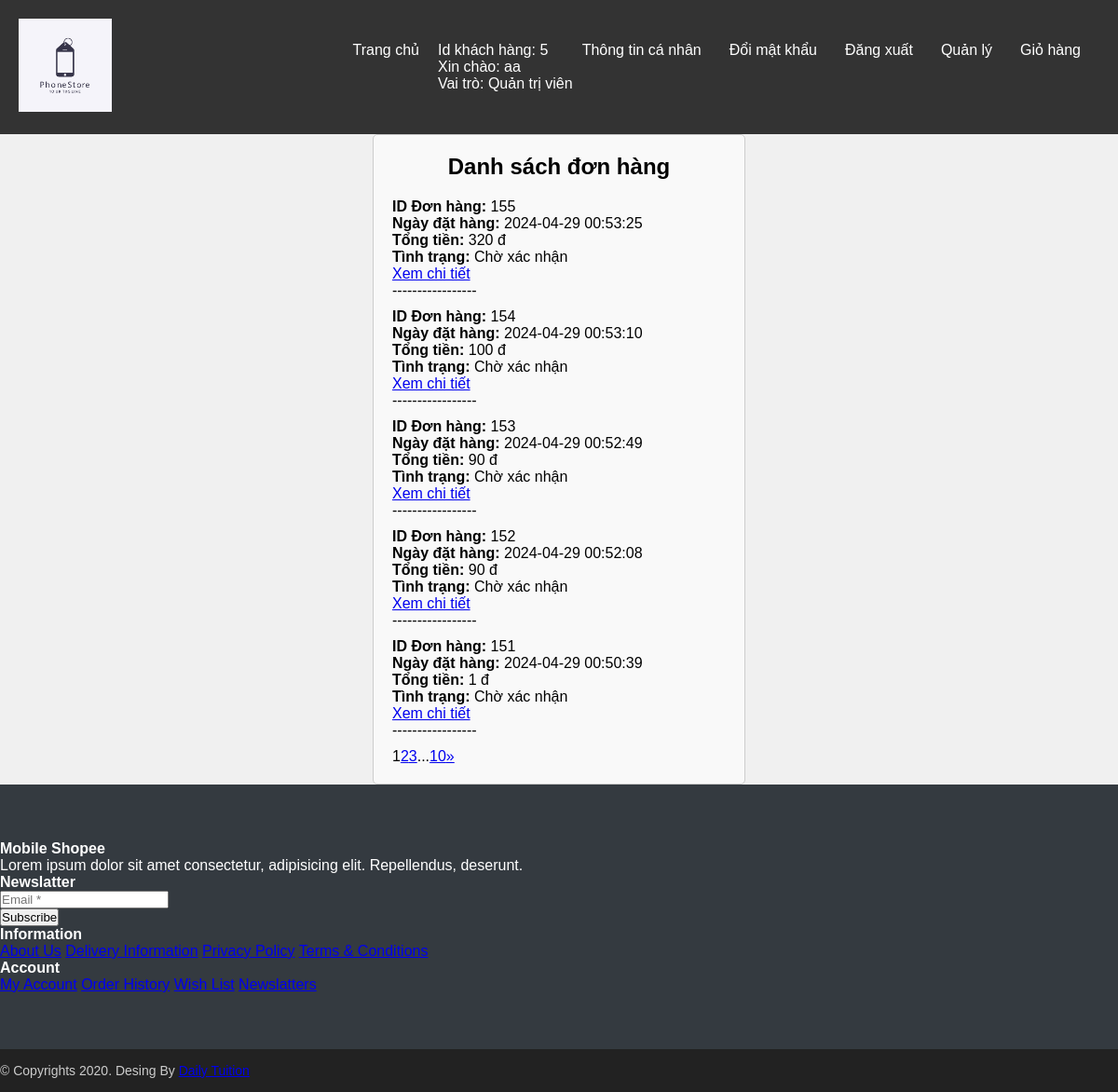
The page /user/index.php?ctrl=customerUserController&action=viewOrderList (signed in) on the database as committed earlier.
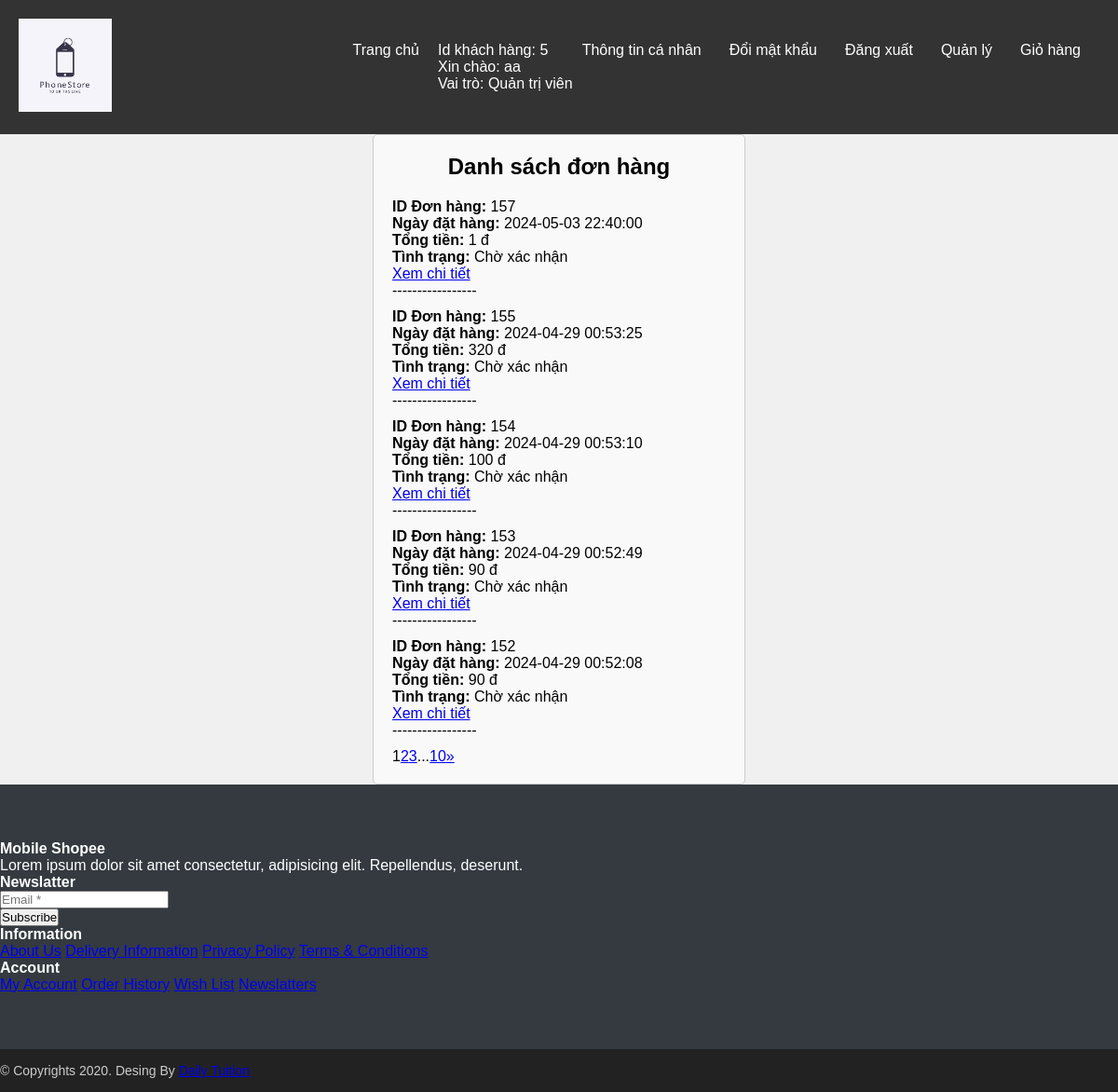
The same page on the database as committed later.
### tables this page shows
CREATE TABLE `don_dat_hang` (
  `id` int(11) NOT NULL,
  `id_khach_hang` int(11) DEFAULT NULL,
  `ngay` datetime DEFAULT NULL,
  `tong_tien` decimal(10,3) DEFAULT NULL,
  `ghi_chu` text DEFAULT NULL,
  `tinh_trang` varchar(224) DEFAULT NULL
);

### lib/session.php (called while the page is built, shortened)
<?php
class Session
{
    public static function getSessionValue($key)
    {
        if (isset($_SESSION[$key])) {
            return $_SESSION[$key];
        } else {
            return null;
        }
    }
}

### lib/database.php (called while the page is built, shortened)
<?php
class Database
{
    private $host = "localhost";
    private $username = "root";
    private $password = "";
    private $database = "phonestore";
    private $conn;
    public function __construct()
    {
        $this->conn = $this->connectDB();
    }
    private function connectDB()
    {
        $conn = mysqli_connect($this->host, $this->username, $this->password, $this->database);
        return $conn;
    }
    public function select($query)
    {
        $result = mysqli_query($this->conn, $query);
        if ($result) {
            $data = mysqli_fetch_all($result, MYSQLI_ASSOC);
            return $data;
        } else {
            die(mysqli_error($this->conn));
        }
    }
}

### user/model/customerUserModel.php (called while the page is built, shortened)
<?php
class customerUserModel
{
    private $db;
    public function __construct()
    {
        $this->db = new Database();
    }
    public function getCustomerByIdNguoiDung()
    {
        $id_nguoi_dung = Session::getSessionValue('login_id');
        $sql = "SELECT * FROM khach_hang WHERE id_nguoi_dung = $id_nguoi_dung";
        $result = $this->db->select($sql);
        return $result;
    }
    public function getOrdersByCustomerId($customerId)
    {
        $sql = "SELECT * FROM don_dat_hang WHERE id_khach_hang = $customerId";
        $result = $this->db->select($sql);
        return $result;
    }
    public function getTotalOrdersByCustomerId($customerId)
    {
        $sql = "SELECT COUNT(*) as total FROM don_dat_hang WHERE id_khach_hang = $customerId";
        $result = $this->db->select($sql);
        return $result[0]['total'];
    }
    public function getOrdersByCustomerIdPage($customerId, $limit, $offset)
    {
        $sql = "SELECT * FROM don_dat_hang
        WHERE id_khach_hang = $customerId
        Order by id desc
        LIMIT $limit OFFSET $offset";
        $result = $this->db->select($sql);
        return $result;
    }
}

### user/view/orderList.php (the view, shortened to what this page needs)
<!DOCTYPE html>
<html lang="vi">
<head>
</head>
<body>
    <div class="customer-info">
        <h2>Danh sách đơn hàng</h2>
        <?php
        if (!empty($orders)) {
            echo '<ul>';
            foreach ($orders as $order) {
                echo '<li>';
                echo '<label>ID Đơn hàng:</label> ' . $order['id'] . '<br>';
                echo '<label>Ngày đặt hàng:</label> ' . $order['ngay'] . '<br>';
                echo '<label>Tổng tiền:</label> ' . number_format($order['tong_tien']) . ' đ<br>';
                echo '<label>Tình trạng:</label> ' . $order['tinh_trang'] . '<br>';
                echo '<a href="index.php?ctrl=customerUserController&action=viewOrderDetail&id=' . $order['id'] . '">Xem chi tiết</a><br>';
                echo '-----------------';
                echo '</li>';
            }
            echo '</ul>';
        } else {
            echo '<p>Không có đơn hàng nào được tìm thấy cho khách hàng này.</p>';
        }
        ?>
        <div class="paginationOrderList">
            <?php
            $totalPages = ceil($total_orders / $item_per_page);
            $num_links_side = 2;
            for ($i = 1; $i <= $totalPages; $i++) {
                if ($i == $current_page) {
                    echo '<span>' . $i . '</span>';
                } else {
                    if ($i >= $current_page - $num_links_side && $i <= $current_page + $num_links_side) {
                        echo '<a href="index.php?ctrl=customerUserController&action=viewOrderList&id=' . $customerId  . '&page=' . $i . '">' . $i . '</a>';
                    } else if ($i == 1 || $i == $totalPages) {
                        echo '<a href="index.php?ctrl=customerUserController&action=viewOrderList&id=' . $customerId  . '&page=' . $i . '">' . $i . '</a>';
                    } else if ($i == $current_page - $num_links_side - 1 || $i == $current_page + $num_links_side + 1) {
                        echo '<span>...</span>';
                    }
                }
            }
            if ($current_page < $totalPages) {
                echo '<a href="index.php?ctrl=customerUserController&action=viewOrderList&id=' . $customerId  . '&page=' . ($current_page + 1) . '">&raquo;</a>';
            }
            ?>
        </div>
    </div>
</body>
</html>

### user/index.php (shortened to what this page needs)
<?php
include(__DIR__ . '/../lib/session.php');
include(__DIR__ . '/../lib/database.php');
?>
<!DOCTYPE html>
<html lang="vi">
<head>
    <link rel="stylesheet" href="https://code.jquery.com/ui/1.12.1/themes/base/jquery-ui.css">
    <link rel="stylesheet" href="style/homeStyle.css">
</head>
<body>
    <div class="header">
        <a href="" class="logo">
            <img src="../image/logo.jpg" alt="" height=100px width=100px>
        </a>
        <div class="menu">
            <ul class="menu-list">
                <li><a href="index.php?ctrl=productControllerUser" class="menu-item">Trang chủ</a></li>
                <?php
                $ten_dang_nhap = Session::getSessionValue('ten_dang_nhap');
                $id_khach_hang = Session::getSessionValue('id_khach_hang');
                $vai_tro = Session::getSessionValue('vai_tro');
                if ($ten_dang_nhap) {
                    echo 'Id khách hàng: ' . $id_khach_hang . '<br>';
                    echo 'Xin chào: ' . $ten_dang_nhap  . '<br>';
                    echo 'Vai trò: ' . $vai_tro . '<br>';
                    echo '<li><a href="index.php?ctrl=customerUserController" class="menu-item" >Thông tin cá nhân</a></li>';
                    echo '<li><a href="/login/index.php?ctrl=loginController&action=viewChangePassword" class="menu-item">Đổi mật khẩu</a></li>';
                    echo '<li><a href="/login/index.php?ctrl=loginController&action=logout" class="menu-item" >Đăng xuất</a></li>';
                    if ($vai_tro !== 'Khách hàng') {
                        echo '<li><a href="/admin/index.php" class="menu-item">Quản lý</a></li>';
                    }
                } else {
                    echo '<li><a href="/login/index.php?ctrl=loginController" class="menu-item">Đăng nhập</a></li>';
                }
                ?>
                <li> <a href="index.php?ctrl=cartController&action=showCart" class="menu-item">Giỏ hàng</a></li>
            </ul>
        </div>
    </div>
    <div class="content">
        <?php
        if (!isset($_GET['ctrl'])) {
            include 'controller/productControllerUser.php';
        } else {
            $ctrl = $_GET['ctrl'];
            include 'controller/' . $ctrl . '.php';
        }
        ?>
    </div>
    <footer id="footer" class="bg-dark text-white py-5">
        <div class="container">
            <div class="row">
                <div class="col-lg-3 col-12">
                    <h4 class="font-rubik font-size-20">Mobile Shopee</h4>
                    <p class="font-size-14 font-rale text-white-50">Lorem ipsum dolor sit amet consectetur, adipisicing elit. Repellendus, deserunt.</p>
                </div>
                <div class="col-lg-4 col-12">
                    <h4 class="font-rubik font-size-20">Newslatter</h4>
                    <form class="form-row">
                        <div class="col">
                            <input type="text" class="form-control" placeholder="Email *">
                        </div>
                        <div class="col">
                            <button type="submit" class="btn btn-primary mb-2">Subscribe</button>
                        </div>
                    </form>
                </div>
                <div class="col-lg-2 col-12">
                    <h4 class="font-rubik font-size-20">Information</h4>
                    <div class="d-flex flex-column flex-wrap">
                        <a href="#" class="font-rale font-size-14 text-white-50 pb-1">About Us</a>
                        <a href="#" class="font-rale font-size-14 text-white-50 pb-1">Delivery Information</a>
                        <a href="#" class="font-rale font-size-14 text-white-50 pb-1">Privacy Policy</a>
                        <a href="#" class="font-rale font-size-14 text-white-50 pb-1">Terms & Conditions</a>
                    </div>
                </div>
                <div class="col-lg-2 col-12">
                    <h4 class="font-rubik font-size-20">Account</h4>
                    <div class="d-flex flex-column flex-wrap">
                        <a href="#" class="font-rale font-size-14 text-white-50 pb-1">My Account</a>
                        <a href="#" class="font-rale font-size-14 text-white-50 pb-1">Order History</a>
                        <a href="#" class="font-rale font-size-14 text-white-50 pb-1">Wish List</a>
                        <a href="#" class="font-rale font-size-14 text-white-50 pb-1">Newslatters</a>
                    </div>
                </div>
            </div>
        </div>
    </footer>
    <div class="copyright text-center bg-dark text-white py-2">
        <p class="font-rale font-size-14">&copy; Copyrights 2020. Desing By <a href="#" class="color-second">Daily Tuition</a></p>
    </div>
</body>
</html>

### user/controller/customerUserController.php (shortened to what this page needs)
<?php
include(__DIR__ . '/../model/customerUserModel.php');
class CustomerUserController
{
    private $customerModel;
    public function __construct()
    {
        $this->customerModel = new customerUserModel();
    }
    public function viewOrderList()
    {
        $customer = $this->customerModel->getCustomerByIdNguoiDung();
        $customerId = $customer[0]['id'];
        $orders = $this->customerModel->getOrdersByCustomerId($customerId);
        $item_per_page = 5;
        $current_page = isset($_GET['page']) ? $_GET['page'] : 1;
        $total_orders = $this->customerModel->getTotalOrdersByCustomerId($customerId);
        $offset = ($current_page - 1) * $item_per_page;
        $orders = $this->customerModel->getOrdersByCustomerIdPage($customerId, $item_per_page, $offset);
        include __DIR__ . '/../view/orderList.php';
    }
}
$action = 'index';
if (isset($_GET['action'])) {
    $action = $_GET['action'];
}
$customerUserController = new CustomerUserController();
switch ($action) {
    case 'viewOrderList':
        $customerUserController->viewOrderList();
        break;
}

### user/style/homeStyle.css (style rules this page uses)
* { margin: 0; padding: 0; box-sizing: border-box; }
body { font-family: Arial, sans-serif; background-color: #f0f0f0; }
.header { background-color: #333; color: #fff; padding: 20px; display: flex; justify-content: space-between; align-items: center; }
.logo img { height: 100px; width: 100px; }
.menu ul { list-style-type: none; display: flex; }
.menu-item { text-decoration: none; color: #fff; padding: 10px; margin-right: 10px; }
#footer { background-color: #343a40; color: #fff; padding: 60px 0; }
.copyright { background-color: #222; color: #ccc; padding: 15px 0; font-size: 14px; }

### user/view/orderList.php (style rules this page uses)
.customer-info { width: 400px; margin: 0 auto; padding: 20px; border: 1px solid #ccc; border-radius: 5px; background-color: #f9f9f9; }
.customer-info h2 { text-align: center; margin-bottom: 20px; }
.customer-info ul { list-style-type: none; padding: 0; }
.customer-info li { margin-bottom: 10px; }
.customer-info label { font-weight: bold; }

Rows that differ between the two databases and show on the page:
no longer on this page (row unchanged): don_dat_hang: id "151", ngay "2024-04-29 00:50:39", tong_tien "1", tinh_trang "Chờ xác nhận"
added don_dat_hang: id "157", ngay "2024-05-03 22:40:00", tong_tien "1", tinh_trang "Chờ xác nhận"
